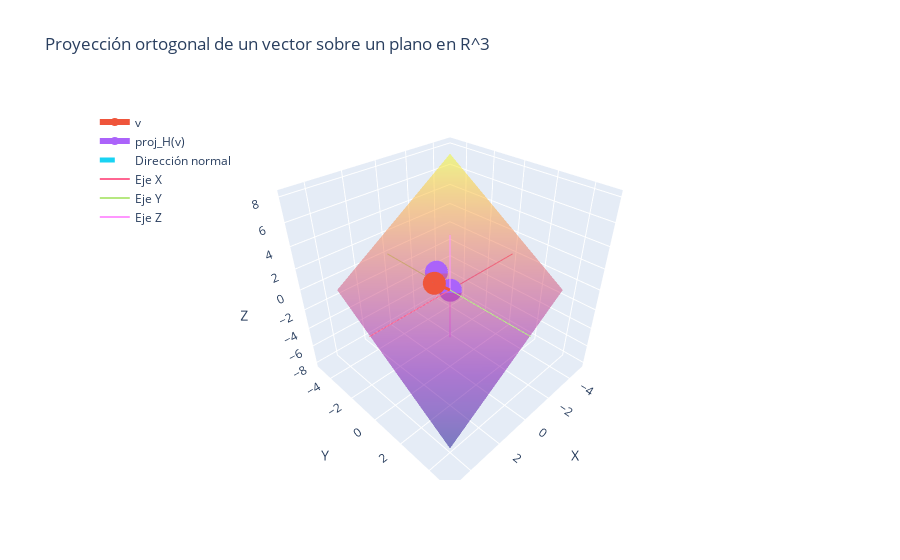

Write notebook code for a chart like this one.
### Markdown cell above
# Script en Plotly para visualizar (v), el plano (H) y la proyección

Este código dibuja:

* el plano (x+y+z=0),
* el vector (v),
* su proyección sobre el plano,
* y el segmento perpendicular (dirección normal).

### Code cell
import numpy as np
import plotly.graph_objects as go

# =========================
# Definición del plano H: x + y + z = 0
# =========================
x = np.linspace(-4, 4, 30)
y = np.linspace(-4, 4, 30)
X, Y = np.meshgrid(x, y)
Z = -(X + Y)   # ecuación del plano

# =========================
# Vector v y proyección
# =========================
v = np.array([2, 1, 3])
n = np.array([1, 1, 1])

proj_normal = (np.dot(v, n) / np.dot(n, n)) * n
proj_H = v - proj_normal

# =========================
# Crear figura
# =========================
fig = go.Figure()

# Plano H
fig.add_trace(go.Surface(
    x=X, y=Y, z=Z,
    opacity=0.5,
    showscale=False,
    name='Plano H: x+y+z=0'
))

# Vector v
fig.add_trace(go.Scatter3d(
    x=[0, v[0]], y=[0, v[1]], z=[0, v[2]],
    mode='lines+markers',
    line=dict(width=6),
    name='v'
))

fig.add_trace(go.Cone(
    x=[v[0]], y=[v[1]], z=[v[2]],
    u=[v[0]], v=[v[1]], w=[v[2]],
    sizemode="absolute",
    sizeref=0.5,
    showscale=False,
    name='v',
    anchor="tip"
))

# Proyección sobre el plano
fig.add_trace(go.Scatter3d(
    x=[0, proj_H[0]], y=[0, proj_H[1]], z=[0, proj_H[2]],
    mode='lines+markers',
    line=dict(width=6),
    name='proj_H(v)'
))

fig.add_trace(go.Cone(
    x=[proj_H[0]], y=[proj_H[1]], z=[proj_H[2]],
    u=[proj_H[0]], v=[proj_H[1]], w=[proj_H[2]],
    sizemode="absolute",
    sizeref=0.5,
    showscale=False,
    name='proj_H(v)',
    anchor="tip"
))

# Segmento perpendicular (desde v hacia el plano)
fig.add_trace(go.Scatter3d(
    x=[v[0], proj_H[0]],
    y=[v[1], proj_H[1]],
    z=[v[2], proj_H[2]],
    mode='lines',
    line=dict(dash='dash', width=5),
    name='Dirección normal'
))

# =========================
# Ejes coordenados
# =========================
axis_range = 5

fig.add_trace(go.Scatter3d(x=[-axis_range, axis_range], y=[0,0], z=[0,0],
                           mode='lines', name='Eje X'))

fig.add_trace(go.Scatter3d(x=[0,0], y=[-axis_range, axis_range], z=[0,0],
                           mode='lines', name='Eje Y'))

fig.add_trace(go.Scatter3d(x=[0,0], y=[0,0], z=[-axis_range, axis_range],
                           mode='lines', name='Eje Z'))

# =========================
# Layout
# =========================
fig.update_layout(
    title="Proyección ortogonal de un vector sobre un plano en R^3",
    scene=dict(
        xaxis_title='X',
        yaxis_title='Y',
        zaxis_title='Z',
        aspectmode='cube'
    ),
    legend=dict(x=0.02, y=0.98)
)

fig.show()
fig.write_image(r"C:\Users\marco\Downloads\v_H_y_proy_v_sobre_H.png")

### Figure 1 — Plotly figure (JSON) as saved in the notebook; plotly's stock layout.template omitted (floating-point values rounded to 4 significant figures; data arrays with more than 128 entries replaced by an {"elided": "..."} marker saying what was removed)
{"data": [{"name": "Plano H: x+y+z=0", "opacity": 0.5, "showscale": false, "type": "surface", "x": {"elided": "30x30 float values"}, "y": {"elided": "30x30 float values"}, "z": {"elided": "30x30 float values"}}, {"line": {"width": 6}, "mode": "lines+markers", "name": "v", "type": "scatter3d", "x": [0, 2], "y": [0, 1], "z": [0, 3]}, {"anchor": "tip", "name": "v", "showscale": false, "sizemode": "absolute", "sizeref": 0.5, "type": "cone", "u": [2], "v": [1], "w": [3], "x": [2], "y": [1], "z": [3]}, {"line": {"width": 6}, "mode": "lines+markers", "name": "proj_H(v)", "type": "scatter3d", "x": [0, 0], "y": [0, -1], "z": [0, 1]}, {"anchor": "tip", "name": "proj_H(v)", "showscale": false, "sizemode": "absolute", "sizeref": 0.5, "type": "cone", "u": [0], "v": [-1], "w": [1], "x": [0], "y": [-1], "z": [1]}, {"line": {"dash": "dash", "width": 5}, "mode": "lines", "name": "Dirección normal", "type": "scatter3d", "x": [2, 0], "y": [1, -1], "z": [3, 1]}, {"mode": "lines", "name": "Eje X", "type": "scatter3d", "x": [-5, 5], "y": [0, 0], "z": [0, 0]}, {"mode": "lines", "name": "Eje Y", "type": "scatter3d", "x": [0, 0], "y": [-5, 5], "z": [0, 0]}, {"mode": "lines", "name": "Eje Z", "type": "scatter3d", "x": [0, 0], "y": [0, 0], "z": [-5, 5]}], "layout": {"legend": {"x": 0.02, "y": 0.98}, "scene": {"aspectmode": "cube", "xaxis": {"title": {"text": "X"}}, "yaxis": {"title": {"text": "Y"}}, "zaxis": {"title": {"text": "Z"}}}, "title": {"text": "Proyección ortogonal de un vector sobre un plano en R^3"}}}
